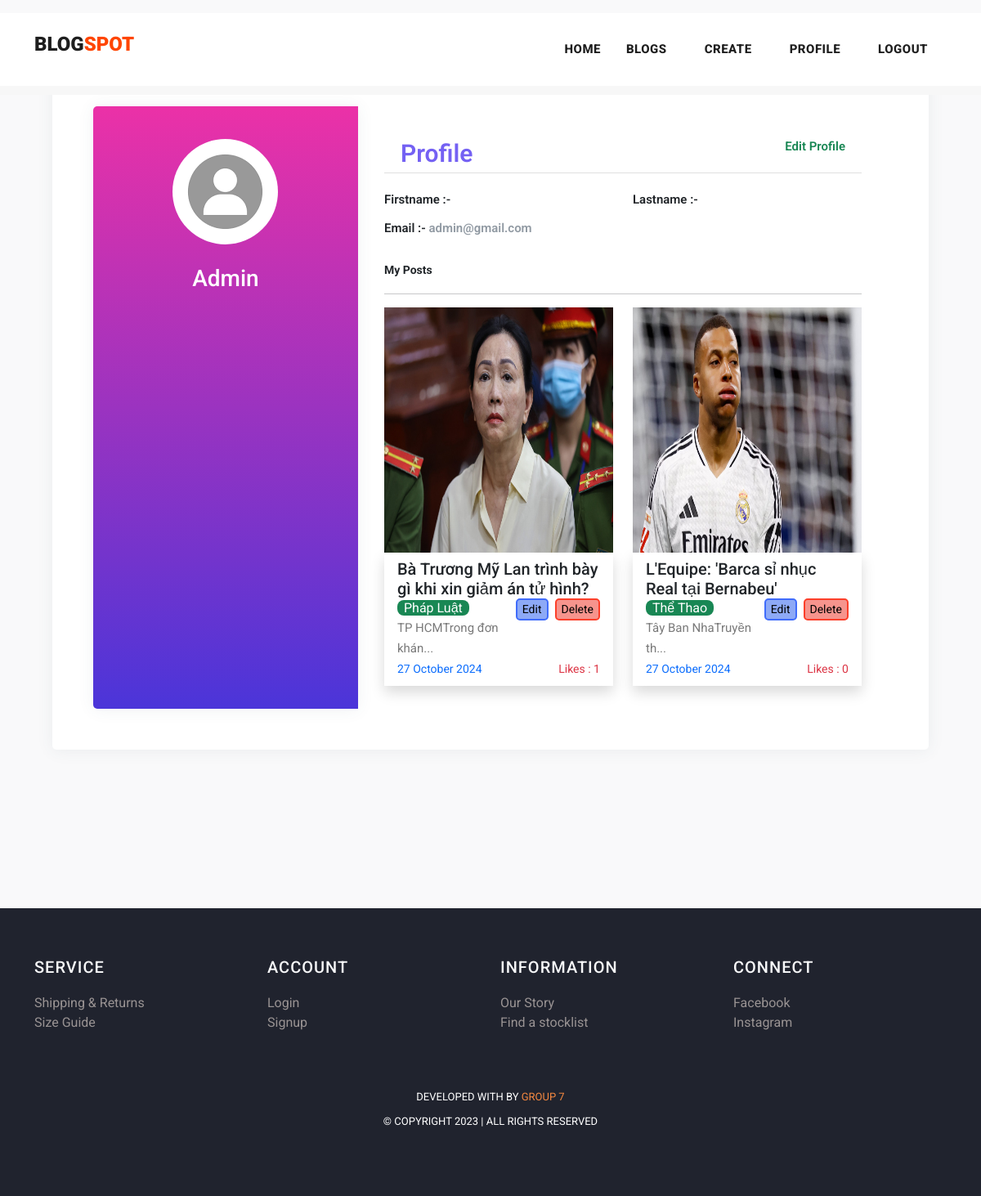
Screenshot of /profile/14 with the database file from the repository.
### myapp/models.py (models this page shows, shortened)
class Post(models.Model):
    postname = models.CharField(max_length=600)
    category = models.CharField(max_length=600)
    image = models.ImageField(upload_to='images/posts',blank=True,null=True)
    content = models.CharField(max_length=100000)
    time = models.CharField(default=time,max_length=100, blank=True)
    likes = models.IntegerField(null=True,blank=True,default=0)
    user = models.ForeignKey(User,on_delete=models.CASCADE)

### myapp/views.py (the view)
# urls.py: path("profile/<int:id>",views.profile,name='profile'),
def profile(request,id):
    return render(request,'profile.html',{
        'user':User.objects.get(id=id),
        'posts':Post.objects.all(),
        'media_url':settings.MEDIA_URL,
    })

### templates/profile.html (shortened to what this page needs)
{% load static %}
<!DOCTYPE html>
<html lang="en">
<head>
    <link href="https://cdn.jsdelivr.net/npm/bootstrap@5.3.0-alpha3/dist/css/bootstrap.min.css" rel="stylesheet"
>
    <link href="{% static 'vendor/bootstrap/css/bootstrap.min.css' %}" rel="stylesheet">
    <link rel="stylesheet" href="https://maxcdn.bootstrapcdn.com/bootstrap/4.0.0/css/bootstrap.min.css">
    <link href="https://cdn.jsdelivr.net/npm/bootstrap@5.3.0-alpha3/dist/css/bootstrap.min.css" rel="stylesheet"
>
    <link rel="stylesheet" href="{% static 'assets/css/fontawesome.css' %}">
    <link rel="stylesheet" href="{% static 'assets/css/templatemo-stand-blog.css' %}">
    <link rel="stylesheet" href="{% static 'assets/css/owl.css' %}">
</head>
<body>
    <header class="">
        <nav class="navbar navbar-expand-lg bg-white">
            <div class="container">
                <a class="navbar-brand" href="index.html">
                    <h2>BLOG<span style="color: orangered;">SPOT</span></h2>
                </a>
                <div class="collapse navbar-collapse" id="navbarResponsive">
                    <ul class="navbar-nav ml-auto">
                        <li>
                            <a class="nav-link" href="{% url 'index' %}">Home
                            </a>
                        </li>
                        <li class="nav-item">
                            <a class="nav-link" href="{% url 'blog' %}">Blogs</a>
                        </li>
                        {% if user.is_authenticated %}
                        <li class="nav-item">
                            <a class="nav-link" href="{% url 'create' %}">Create</a>
                        </li>
                        <li class="nav-item">
                            <a class="nav-link" href="{% url 'profile' user.id %}">Profile</a>
                        </li>
                        <li class="nav-item">
                            <a class="nav-link" href="{% url 'logout' %}">Logout</a>
                        </li>
                        {% else %}
                        <li class="nav-item">
                            <a class="nav-link" href="{% url 'signin' %}">Login</a>
                        </li>
                        {% endif %}
                    </ul>
                </div>
            </div>
        </nav>
    </header>
    <div class="mt-3">
        <div class="page-content page-container p-lg-5 p-0" id="page-content">
            <div class="padding">
                <div class="row d-flex justify-content-center">
                    <div class="col-xl-12 col-md-12" id="card">
                        <div class="card user-card-full">
                            <div class="row m-l-0 m-r-0">
                                <div class="col-sm-4 bg-c-lite-green user-profile">
                                    <div class="card-block text-center text-white">
                                        <div class="m-b-25">
                                            <img src="{% static 'assets/images/user.png' %}" class="img-radius"
                                                alt="User-Profile-Image" style="border-radius: 50%;">
                                        </div>
                                        <h6 class="f-w-800 h3" style="text-transform: capitalize;">{{user.username}}
                                        </h6>
                                    </div>
                                </div>
                                <div class="col-sm-8">
                                    <div class="card-block">
                                        <h6 class="m-b-20 p-b-5 b-b-default f-w-600"
                                            style="font-size: 30px; padding: 20px;  color: #7461f3;">Profile <a
                                                href="{% url 'profileedit' user.id %}"
                                                class="float-right text-decoration-none text-success"
                                                style="font-size: 15px;">Edit Profile</a>
                                        </h6>
                                        <div class="row">
                                            <div class="col-sm-6">
                                                <p class="m-b-10 f-w-600 text-dark">Firstname :-
                                                </p>
                                            </div>
                                            <div class="col-sm-6">
                                                <p class="m-b-10 f-w-600 text-dark">Lastname :-
                                                </p>
                                            </div>
                                            <div class="col-sm-6">
                                                <p class="m-b-10 f-w-600 text-dark">Email :-
                                                    <span class="text-muted f-w-400">{{user.email}}</span>
                                                </p>
                                            </div>
                                        </div>
                                        <p class="small fw-bold pt-3 text-dark">My Posts</p>
                                        <hr>
                                        <div class="row row-cols-lg-2 row-cols-1">
                                            {% for post in posts%}
                                            {% if post.user_id == user.id %}
                                            <div class="col col-lg-6 col-12 mb-2">
                                                <img src="{{media_url}}{{post.image}}" alt="" height="300px"
                                                    width="100%">
                                                <div class="px-3 py-2 shadow">
                                                    <h5>{{post.postname}}</h5>
                                                    <a href="{% url 'deletepost' post.id %}"><button
                                                            class="ms-2 float-right small" type="submit"
                                                            style="border:2px solid rgb(252, 63, 42); border-radius: 5px; background-color: rgb(246, 148, 141);">Delete</button></a>
                                                    <a href="{% url 'editpost' post.id %}"><button
                                                            class="float-right small" type="submit"
                                                            style="border:2px solid rgb(64, 108, 251); border-radius: 5px; background-color: rgb(141, 169, 246);">Edit</button></a>
                                                    <span
                                                        class="text-white bg-success rounded-3 px-2 rounded-2">{{post.category}}</span>
                                                    <p>{{post.content|slice:"0:20"}}...</p>
                                                    <p class="small text-primary">{{post.time}}<span
                                                            class="text-danger float-right">Likes :
                                                            {{post.likes}}</span></p>
                                                </div>
                                            </div>
                                            {% endif %}
                                            {% endfor %}
                                        </div>
                                    </div>
                                </div>
                            </div>
                        </div>
                    </div>
                </div>
            </div>
        </div>
    </div>
    {% include 'footer.html' %}
</body>
</html>

### static/assets/css/templatemo-stand-blog.css (style rules this page uses)
body { font-family: 'Roboto', sans-serif; overflow-x: hidden; text-rendering: optimizeLegibility; -webkit-font-smoothing: antialiased; -moz-osx-font-smoothing: grayscale; }
p { margin-bottom: 0px; font-size: 15px; font-weight: 400; color: #7a7a7a; line-height: 30px; }
a { text-decoration: none!important; }
ul { padding: 0; margin: 0; list-style: none; }
h1,h2,h3,h4,h5,h6 { margin: 0px; }
header { position: absolute; z-index: 99999; width: 100%; height: 100px; background-color: #f7f7f7; -webkit-transition: all 0.3s ease-in-out 0s; -moz-transition: all 0.3s ease-in-out 0s; -o-transition: all 0.3s ease-in-out 0s; transition: all 0.3s ease-in-out 0s; }
header .navbar { padding: 25px 0px; }
.navbar .navbar-brand { float: left; margin-top: -12px; outline: none; }
.navbar .navbar-brand h2 { color: #1e1e1e; text-transform: uppercase; font-size: 24px; font-weight: 900; -webkit-transition: all .3s ease 0s; -moz-transition: all .3s ease 0s; -o-transition: all .3s ease 0s; transition: all .3s ease 0s; }
#navbarResponsive { z-index: 999; }
.navbar-collapse { text-align: center; }
.navbar .navbar-nav .nav-item { margin: 0px 15px; }
.navbar .navbar-nav a.nav-link { text-transform: capitalize; font-size: 15px; font-weight: 800; text-transform: uppercase; letter-spacing: 0.5px; color: #1e1e1e; transition: all 0.3s; }

### templates/profile.html (style rules this page uses)
body { background-color: #f9f9fa; width: 100vw; height: 100vh; }
.padding { padding: 1rem; }
.user-card-full { overflow: hidden; }
.card { border-radius: 5px; -webkit-box-shadow: 0 1px 20px 0 rgba(69, 90, 100, 0.08); box-shadow: 0 1px 20px 0 rgba(69, 90, 100, 0.08); border: none; margin-bottom: 30px; padding: 50px; }
.m-r-0 { margin-right: 0px; }
.m-l-0 { margin-left: 0px; }
.user-card-full .user-profile { border-radius: 5px 0 0 5px; }
.bg-c-lite-green { background: linear-gradient(to top, #4b35d9, #eb31a7); box-shadow: 0 1px 20px 0 rgba(69, 90, 100, 0.08); }
.user-profile { padding: 20px 0; }
.card-block { padding: 1.25rem; }
.m-b-25 { margin-bottom: 25px; }
.img-radius { border-radius: 5px; }
h6 { font-size: 14px; }
.card .card-block p { line-height: 25px; }
.b-b-default { border-bottom: 1px solid #e0e0e0; }
.m-b-20 { margin-bottom: 20px; }
.p-b-5 { padding-bottom: 5px !important; }
.m-b-10 { margin-bottom: 10px; }
.text-muted { color: #919aa3 !important; }
.f-w-600 { font-weight: 600; }

### templates/footer.html (style rules this page uses)
li { text-decoration: none; text-align: left; }
li a { color: rgb(153, 147, 147); }

### rows the page displays
Post: image (picture), postname "Bà Trương Mỹ Lan trình bày gì khi xin giảm án tử hình?", category "Pháp Luật", content "TP HCMTrong đơn khán", time "27 October 2024", likes "1"
Post: image (picture), postname "L'Equipe: 'Barca sỉ nhục Real tại Bernabeu'", category "Thể Thao", content "Tây Ban NhaTruyền th", time "27 October 2024", likes "0"

### other values shown
{{ user.username }} "Admin"
{{ user.email }} "admin@gmail.com"
